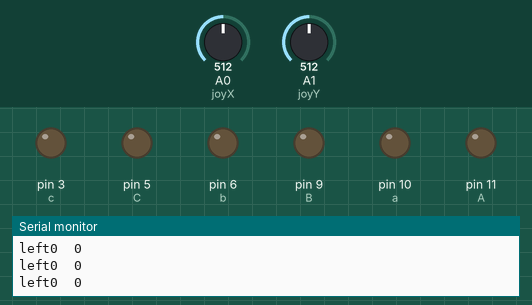
Simulated run of this sketch. Board: Arduino Uno, built with avr-gcc and run on an emulated ATmega328P. Parts: output pins drawn as LEDs (lit = HIGH), the last lines printed to the serial monitor. The test bench sets the inputs (shaded band); at power-on: A1 (joyY) = 512, A0 (joyX) = 512.

Above: at 1.2 s.
1.3 s: A1 (joyY) set to 584
4.3 s: A1 (joyY) set to 614
At 5.5 s:
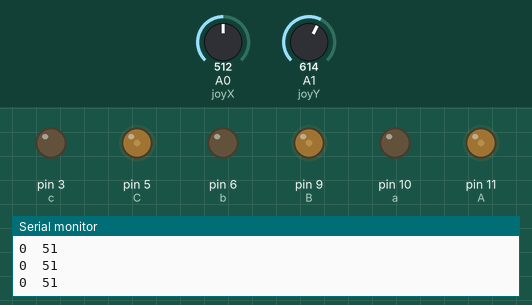
5.8 s: A1 (joyY) set to 683
7.3 s: A1 (joyY) set to 715
At 8.1 s:
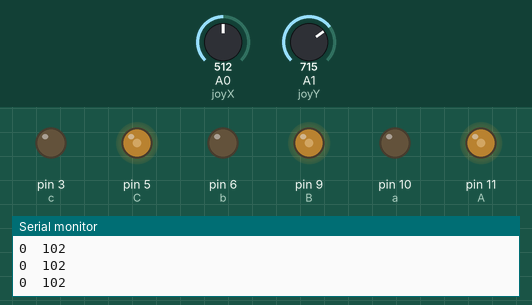
8.8 s: A1 (joyY) set to 783
11.8 s: A1 (joyY) set to 817
At 12.7 s:
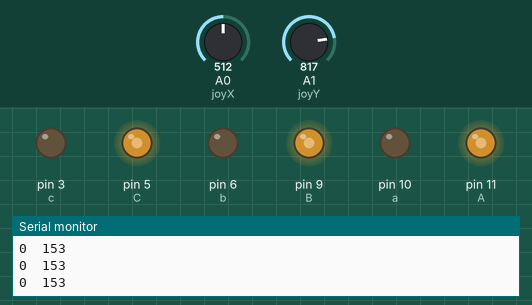
Timing chart, 0 to 14.3 s (numbered marks = the images above; inputs shaded):
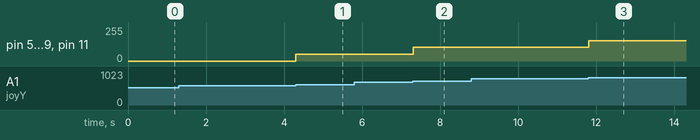

The sketch:

Joystick2.0.ino
```cpp
#define joyX A0
#define joyY A1
#define A 11
#define a 10
#define B 9
#define b 6
#define C 5
#define c 3

void setup() {
  Serial.begin(9600);
}

void loop() {
int xValue = analogRead(joyX);
int yValue = analogRead(joyY);
int writeX;
int writeY;
writeX = pwm(xValue);
writeY = pwm(yValue);

if (writeY != 0){
  if (writeY < 0){
    analogWrite(a, abs(writeY));
    analogWrite(A, 0);
    analogWrite(b, abs(writeY));
    analogWrite(B, 0);
    analogWrite(c, abs(writeY));
    analogWrite(C, 0);
  } else{
    analogWrite(A, writeY);
    analogWrite(a, 0);
    analogWrite(B, writeY);
    analogWrite(b, 0);
    analogWrite(C, writeY);
    analogWrite(c, 0);
  }
} else{
    if (writeX < 0){
      Serial.print("right");
      analogWrite(a, abs(writeX));
      analogWrite(A, 0);
      analogWrite(b, abs(writeX));
      analogWrite(B, 0);
      analogWrite(C, abs(writeX));
      analogWrite(c, 0);
    } else{
      Serial.print("left");
      analogWrite(A, 0);
      analogWrite(a, 0);
      analogWrite(B, 0);
      analogWrite(b, 0);
      analogWrite(C, 0);
      analogWrite(c, 0);
    }
}
Serial.print(writeX);
Serial.print("\t");
Serial.println(writeY);
}

int pwm(int value){
  while (value > 10)
    value /= 10;
int multiplier = (10 - value);
int subtract = (51*multiplier);
value = (255 - subtract);
return value;
}
```

Measured:
- the behaviour switches between 599 and 600 on A1 (joyY) (found by bisection; images 0 and 1)
- the behaviour switches between 699 and 700 on A1 (joyY) (found by bisection; images 1 and 2)
- the behaviour switches between 799 and 800 on A1 (joyY) (found by bisection; images 2 and 3)
- after the input at 4.3 s, pin 5 (C), pin 9 (B), pin 11 (A): 0/255 → 51/255 at once
- after the input at 7.3 s, pin 5 (C), pin 9 (B), pin 11 (A): 51/255 → 102/255 at once
- after the input at 11.8 s, pin 5 (C), pin 9 (B), pin 11 (A): 102/255 → 153/255 at once
